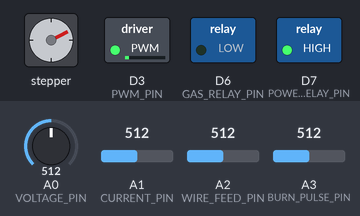
A sketch run on a simulated Arduino Zero (SAMD21). Parts: stepper motor, switched loads named in the sketch (green lamp = pin HIGH). Wiring (inferred from the names in the program): stepper motor driver (200 steps per turn assumed): step D4; direction D5. Inputs (shaded band) come from the test bench; at power-on: A0 (VOLTAGE_PIN) = 512, A1 (CURRENT_PIN) = 512, A2 (WIRE_FEED_PIN) = 512, A3 (BURN_PULSE_PIN) = 512. Pins used as bus, display or sensor lines are not drawn.

Above: at 1.2 s.
1.3 s: A0 (VOLTAGE_PIN) set to 90
At 1.59 s:
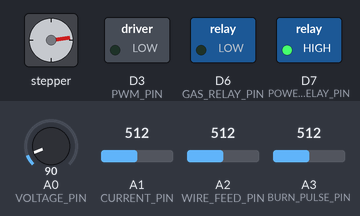
4.3 s: A1 (CURRENT_PIN) set to 1010
At 4.6 s:
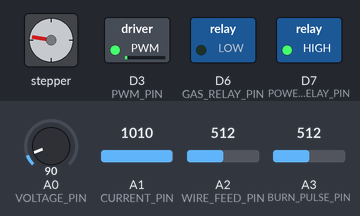
7.3 s: A1 (CURRENT_PIN) set to 992
At 7.9 s:
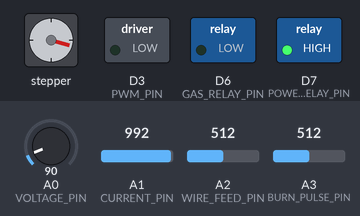
10.3 s: A0 (VOLTAGE_PIN) set to 110
At 10.61 s:
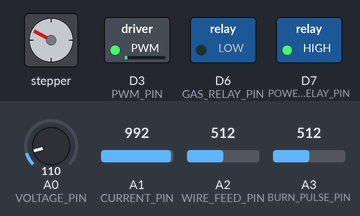
13.3 s: A0 (VOLTAGE_PIN) set to 30
At 13.62 s:
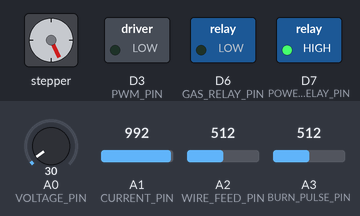
19.3 s: A0 (VOLTAGE_PIN) set to 306
At 19.63 s:
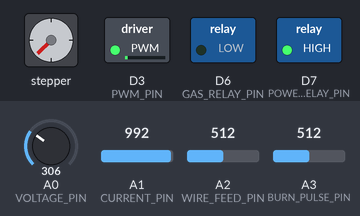
Timing chart, 0 to 23.3 s (numbered marks = the images above; inputs shaded):
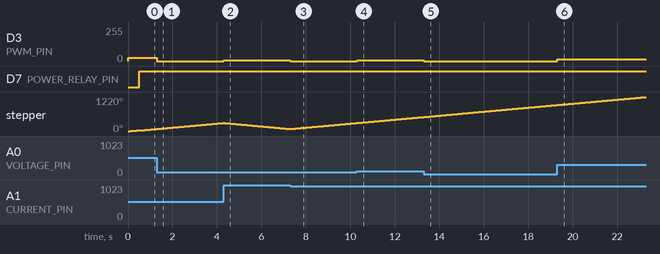

The sketch:

MIG.ino
```cpp
// Arduino MIG arc welding controller
// This code is for demonstration purposes only and has not been tested or verified
// Use at your own risk

// Define pins for analog inputs, PWM output, stepper motor and relays
#define VOLTAGE_PIN A0 // voltage feedback from welding circuit
#define CURRENT_PIN A1 // current feedback from welding circuit
#define WIRE_FEED_PIN A2 // potentiometer for wire feed rate
#define BURN_PULSE_PIN A3 // potentiometer for wire burn pulse fudge factor
#define PWM_PIN 3 // PWM output for dc-dc buck converter
#define STEP_PIN 4 // step signal for stepper motor driver
#define DIR_PIN 5 // direction signal for stepper motor driver
#define GAS_RELAY_PIN 6 // relay for gas valve
#define POWER_RELAY_PIN 7 // relay for power contactor

// Define constants and variables
const float VOLTAGE_SCALE = 0.01; // scale factor for voltage feedback (V/V)
const float CURRENT_SCALE = 0.01; // scale factor for current feedback (A/V)
const int PWM_FREQ = 20000; // PWM frequency for dc-dc buck converter (Hz)
const int PWM_RES = 8; // PWM resolution for dc-dc buck converter (bits)
const int STEP_FREQ = 1000; // step frequency for stepper motor driver (Hz)
const int STEP_RES = 200; // step resolution for stepper motor driver (steps/rev)
const float WIRE_DIAMETER = 0.8; // wire diameter (mm)
const float WIRE_DENSITY = 7.8; // wire density (g/cm3)
const float PI = 3.14159; // pi constant

float voltage; // measured voltage (V)
float current; // measured current (A)
float wire_feed_rate; // target wire feed rate (m/min)
float burn_pulse_factor; // wire burn pulse fudge factor (0-1)
float burn_pulse_duration; // wire burn pulse duration (ms)
float burn_pulse_current; // wire burn pulse current (A)
float burn_pulse_voltage; // wire burn pulse voltage (V)
float wire_burn_amount; // estimated wire burn amount per pulse (mm)
float wire_feed_amount; // corrected wire feed amount per cycle (mm)
float arc_voltage; // measured arc voltage during pulse (V)
float arc_length; // estimated arc length during pulse (mm)

bool gas_on; // gas valve status
bool power_on; // power contactor status
bool wire_feed_on; // wire feed status
bool burn_pulse_on; // burn pulse status

unsigned long gas_time; // gas valve timer (ms)
unsigned long power_time; // power contactor timer (ms)
unsigned long wire_feed_time; // wire feed timer (ms)
unsigned long burn_pulse_time; // burn pulse timer (ms)

// Initialize the system
void setup() {
  pinMode(VOLTAGE_PIN, INPUT);
  pinMode(CURRENT_PIN, INPUT);
  pinMode(WIRE_FEED_PIN, INPUT);
  pinMode(BURN_PULSE_PIN, INPUT);
  pinMode(PWM_PIN, OUTPUT);
  pinMode(STEP_PIN, OUTPUT);
  pinMode(DIR_PIN, OUTPUT);
  pinMode(GAS_RELAY_PIN, OUTPUT);
  pinMode(POWER_RELAY_PIN, OUTPUT);

  analogWriteResolution(PWM_RES);
  analogWriteFrequency(PWM_PIN, PWM_FREQ);

  gas_on = false;
  power_on = false;
  wire_feed_on = false;
  burn_pulse_on = false;

}

// Main loop
void loop() {

  read_inputs(); // read analog inputs and calculate parameters

  if (!gas_on) { // if gas is off
    if (digitalRead(GAS_RELAY_PIN) == HIGH) { // if gas button is pressed
      digitalWrite(GAS_RELAY_PIN, LOW); // turn on gas valve
      gas_on = true;
      gas_time = millis(); // start gas timer
    }
  }

  if (!power_on) { // if power is off
    if ((millis() - gas_time) > 500) { // if gas pre-flow time is over
      digitalWrite(POWER_RELAY_PIN, HIGH); // turn on power contactor
      power_on = true;
      power_time = millis(); // start power timer
    }
  }

  if (!wire_feed_on) { // if wire feed is off
    if ((millis() - power_time) > 100) { // if power on-delay time is over
      digitalWrite(DIR_PIN, HIGH); // set wire feed direction to forward
      wire_feed_on = true;
      wire_feed_time = millis(); // start wire feed timer
    }
  }

  if (!burn_pulse_on) { // if burn pulse is off
    if (current > 10) { // if arc is initiated
      digitalWrite(DIR_PIN, LOW); // set wire feed direction to reverse
      burn_pulse_on = true;
      burn_pulse_time = millis(); // start burn pulse timer
    }
  }

  control_pwm(); // control PWM output for dc-dc buck converter
  control_stepper(); // control step and dir signals for stepper motor driver

  check_timers(); // check timers and update statuses

}

// Read analog inputs and calculate parameters
void read_inputs() {
  voltage = analogRead(VOLTAGE_PIN) * VOLTAGE_SCALE; // read and scale voltage feedback
  current = analogRead(CURRENT_PIN) * CURRENT_SCALE; // read and scale current feedback
  wire_feed_rate = map(analogRead(WIRE_FEED_PIN), 0, 1023, 1, 20); // read and map wire feed rate potentiometer
  burn_pulse_factor = map(analogRead(BURN_PULSE_PIN), 0, 1023, 0.1, 1.0); // read and map burn pulse factor potentiometer

  burn_pulse_duration = wire_feed_rate * burn_pulse_factor; // calculate burn pulse duration based on wire feed rate and factor
  burn_pulse_current = current * 5; // calculate burn pulse current based on current feedback and multiplier
  burn_pulse_voltage = voltage * 2; // calculate burn pulse voltage based on voltage feedback and multiplier

  wire_burn_amount = PI * WIRE_DIAMETER * WIRE_DIAMETER * WIRE_DENSITY * burn_pulse_duration / (4 * burn_pulse_current * burn_pulse_voltage); // estimate wire burn amount per pulse based on wire diameter, density, pulse duration, current and voltage
}

// Control PWM output for dc-dc buck converter
void control_pwm() {
  if (burn_pulse_on) { // if burn pulse is on
    analogWrite(PWM_PIN, map(burn_pulse_voltage, 0, 50, 0, 255)); // set PWM duty cycle based on burn pulse voltage and PWM resolution
  }
  else { // if burn pulse is off
    analogWrite(PWM_PIN, map(voltage, 0, 50, 0, 255)); // set PWM duty cycle based on voltage feedback and PWM resolution
  }
}

// Control step and dir signals for stepper motor driver
// Control step and dir signals for stepper motor driver
void control_stepper() {
  if (wire_feed_on) { // if wire feed is on
    if ((millis() - wire_feed_time) > (1000 / STEP_FREQ)) { // if step interval is over
      digitalWrite(STEP_PIN, !digitalRead(STEP_PIN)); // toggle step signal
      wire_feed_time = millis(); // update wire feed timer
    }
  }
}


void check_timers() {
  if (burn_pulse_on) { // if burn pulse is on
    if ((millis() - burn_pulse_time) > burn_pulse_duration) { // if burn pulse duration is over
      burn_pulse_on = false; // turn off burn pulse
      arc_voltage = voltage; // measure arc voltage during pulse
      arc_length = arc_voltage / 20; // estimate arc length based on arc voltage and constant
      wire_feed_amount = wire_burn_amount * 1.5; // calculate corrected wire feed amount based on wire burn amount and multiplier
    }
  }

  if (wire_feed_on) { // if wire feed is on
    if ((millis() - wire_feed_time) > (wire_feed_amount / (wire_feed_rate * STEP_RES / 60))) { // if wire feed amount is reached
      wire_feed_on = false; // turn off wire feed
    }
  }

  if (power_on) { // if power is on
    if (digitalRead(POWER_RELAY_PIN) == LOW) { // if power button is pressed
      digitalWrite(POWER_RELAY_PIN, LOW); // turn off power contactor
      power_on = false;
    }
  }

  if (gas_on) { // if gas is on
    if (!power_on && (millis() - power_time) > 500) { // if power is off and gas post-flow time is over
      digitalWrite(GAS_RELAY_PIN, HIGH); // turn off gas valve
      gas_on = false;
    }
  }
}

//Source: Conversation with Bing, 4/14/2023(1) Upgrading An Old MIG Welder Wire Feeder With Arduino. https://hackaday.com/2021/02/01/upgrading-an-old-mig-welder-wire-feeder-with-arduino/ Accessed 4/14/2023.
//(2) GitHub - TheAndyRoid/mig-controller: MIG Welder Controller. https://github.com/TheAndyRoid/mig-controller Accessed 4/14/2023.
//(3) MIG/MAG welder controller - Project Guidance - Arduino Forum. https://forum.arduino.cc/t/mig-mag-welder-controller/81326 Accessed 4/14/2023.
//(4) Metal Inert Gas (MIG) Welding - Process and Applications - TWI. https://www.twi-global.com/technical-knowledge/job-knowledge/mig-welding-004 Accessed 4/14/2023.
//(5) An Introduction to Pulsed GMAW | MillerWelds. https://www.millerwelds.com/resources/article-library/an-introduction-to-pulsed-gmaw Accessed 4/14/2023.
//(6) Design of a low-cost welding machine controller with a novel control .... https://iopscience.iop.org/article/10.1088/2631-8695/ac6fb5 Accessed 4/14/2023.
```

Measured:
- after the input at 1.3 s, D3 (PWM_PIN): 25/255 → 0/255 at once
- after the input at 4.3 s, D3 (PWM_PIN): 0/255 → 5/255 at once
- after the input at 7.3 s, D3 (PWM_PIN): 5/255 → 0/255 at once
- after the input at 10.3 s, D3 (PWM_PIN): 0/255 → 5/255 at once
- after the input at 13.3 s, D3 (PWM_PIN): 5/255 → 0/255 at once
- after the input at 19.3 s, D3 (PWM_PIN): 0/255 → 15/255 at once
